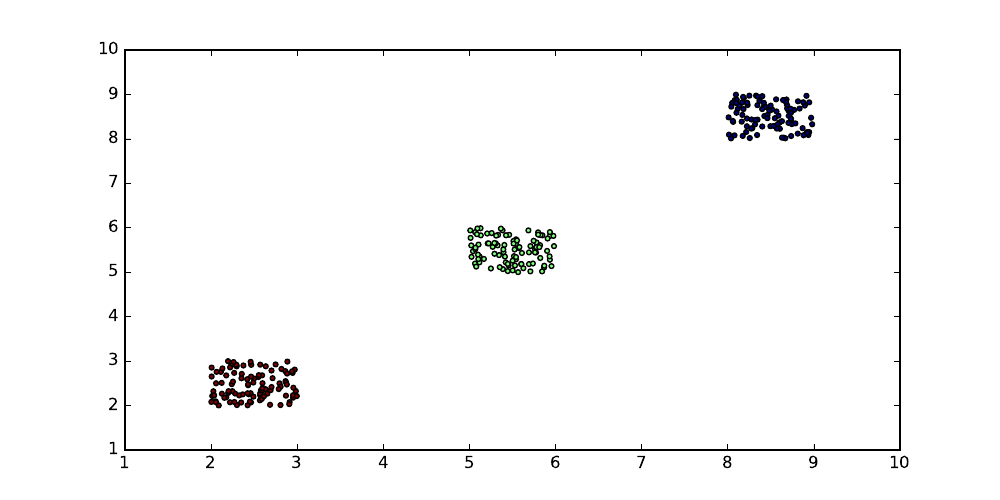

Recreate this plot in Python.
#coding: utf8
import numpy as np
import matplotlib
matplotlib.use("PDF") #ここをAGGにすればpngファイルにして保存できる
import matplotlib.pyplot as plt
from sklearn.cluster import KMeans

a=np.random.random((100,2))+2
b=np.random.random((100,2))+5
c=np.random.random((100,2))+8
X=np.concatenate((a,b,c))

k_means= KMeans(init='random', n_clusters=3) #init:初期化手法、n_clusters=クラスタ数を指定
k_means.fit(X)
Y=k_means.labels_ #得られた各要素のラベル

plt.figure(figsize=(10,5))
plt.scatter(*zip(*X), c= k_means.labels_, vmin=0, vmax=2, s=12)

plt.savefig("class2.pdf")
# plt.show()
